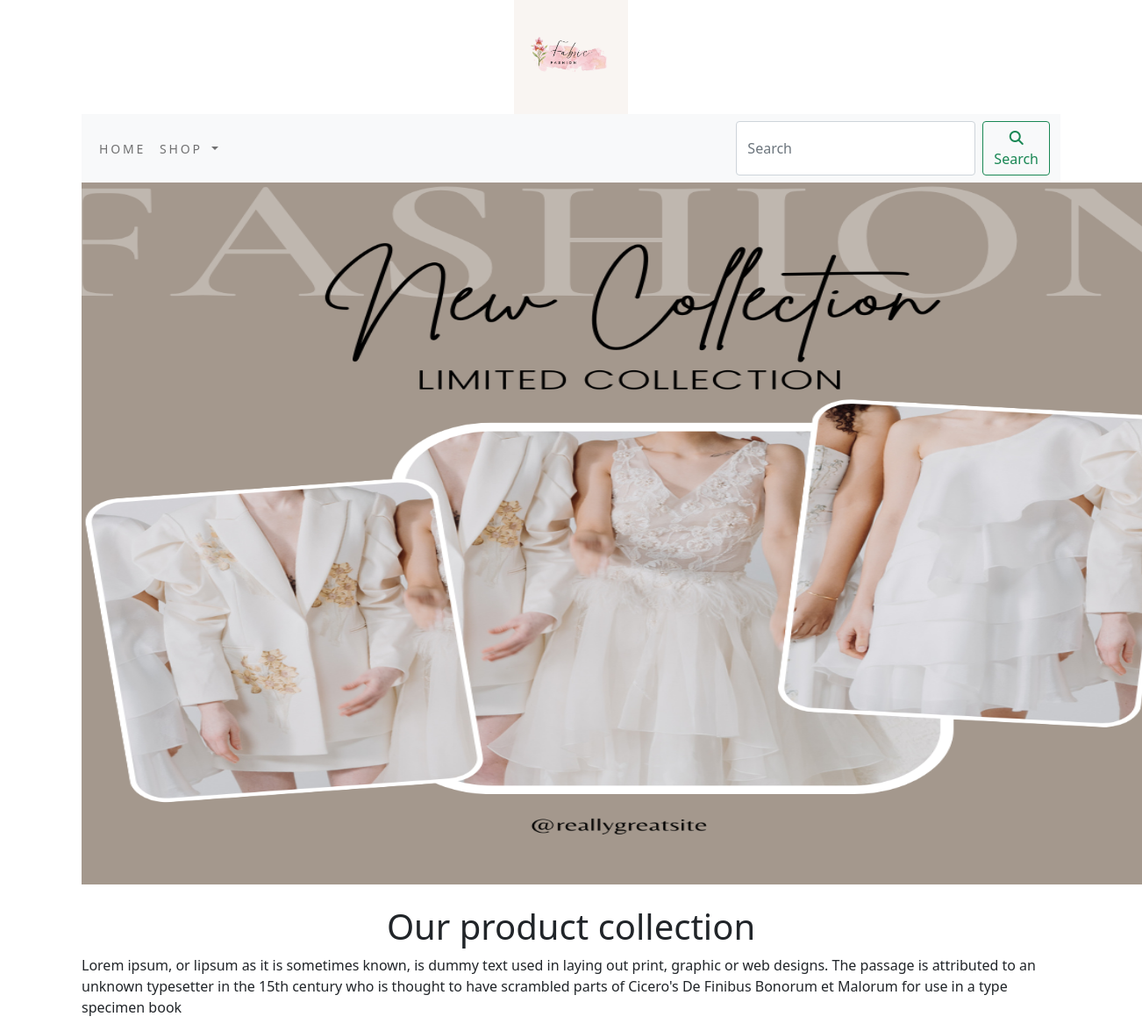
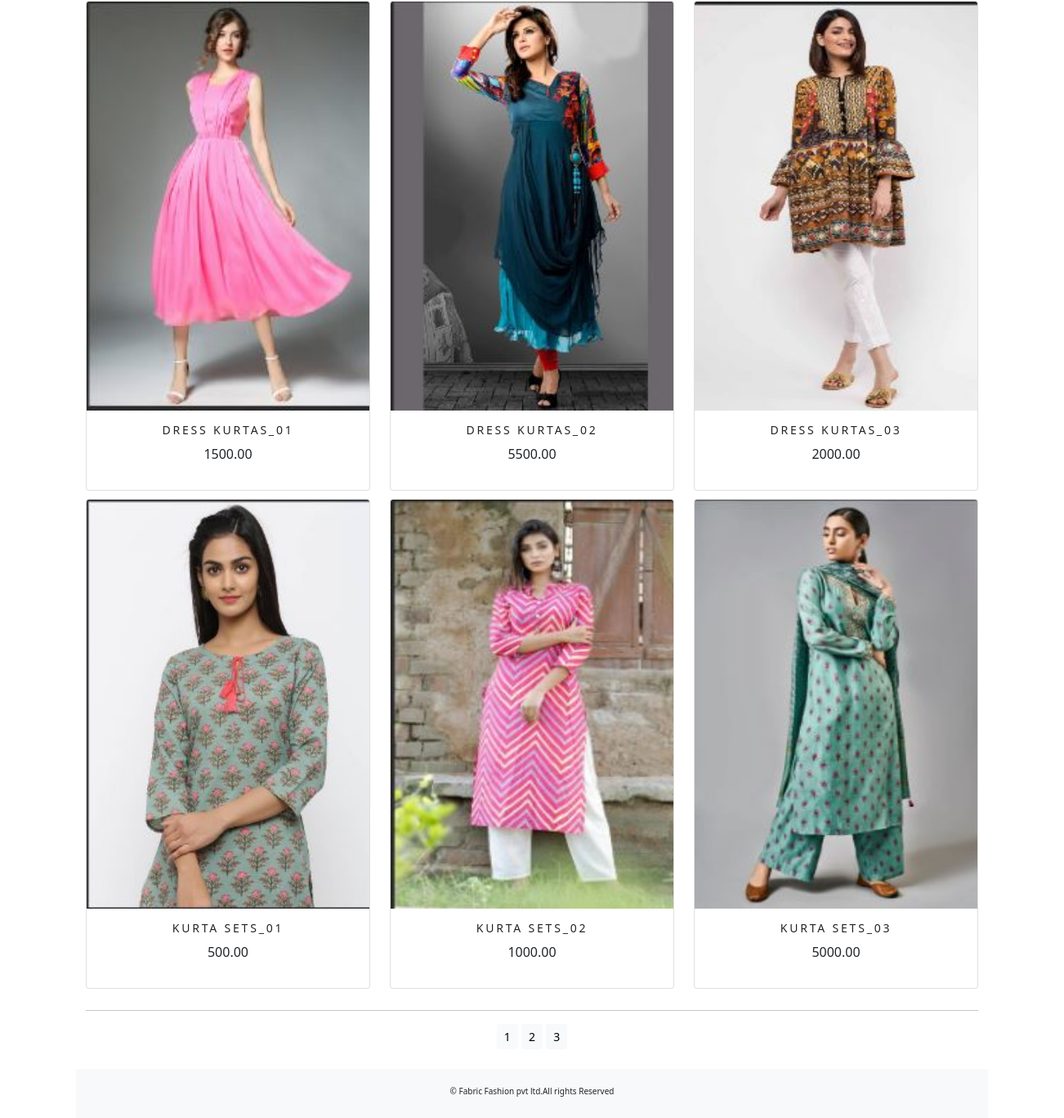
The app's page /shop/ with its own data (2 pictures, top to bottom).
### shop/models.py (models this page shows, shortened)
class Product(models.Model):
    name = models.CharField(max_length=250, unique=True)
    description = models.TextField(blank=True)
    slug = models.SlugField(max_length=250, unique=True)
    price = models.DecimalField(max_digits=10, decimal_places=2)
    category = models.ForeignKey(Category, on_delete=models.CASCADE)
    image = models.ImageField(upload_to='product', blank=True)
    stock = models.IntegerField()
    available = models.BooleanField(default=True)
    created = models.DateTimeField(auto_now_add=True)
    updated = models.DateTimeField(auto_now_add=True)
    def get_url(self):
        return reverse('shop:prodCatdetail', args=[self.category.slug, self.slug])
    class Meta:
        ordering = ('name',)
        verbose_name = 'product'
        verbose_name_plural = 'products'

### shop/views.py (the view)
# urls.py: path('', views.allProdCat, name='allProdCat'),
def allProdCat(request, c_slug=None):
    c_page = None
    products_list = None
    if c_slug != None:
        c_page = get_object_or_404(Category, slug=c_slug)
        products_list = Product.objects.all().filter(category=c_page, available=True)
    else:
        products_list = Product.objects.all().filter(available=True)
    paginator = Paginator(products_list, 6)
    try:
        page = int(request.GET.get('page', '1'))
    except:
        page = 1
    try:
        products = paginator.page(page)
    except (EmptyPage, InvalidPage):
        products = paginator.page(paginator.num_pages)
    return render(request, 'category.html', {'category': c_page, 'products': products})

### cart/context_processors.py (called while the page is built)
def counter(request):
    item_count=0
    if 'admin' in request.path:
        return {}
    else:
        try:
            cart=Cart.objects.filter(cart_id=_cart_id(request))
            car_items=CartItem.objects.all().filter(cart=cart[:1])
            for cart_item in car_items:
                item_count += cart_item.quantity
        except Cart.DoesNotExist:
            item_count=0
    return dict(item_count=item_count)

### cart/views.py (called while the page is built)
def _cart_id(request):
    cart = request.session.session_key
    if not cart:
        cart = request.session.create()
    return cart

### shop/context_processors.py (called while the page is built)
def menu_links(request):
    links = Category.objects.all()
    return dict(links=links)

### shop/models.py (called while the page is built)
    def get_url(self):
        return reverse('shop:products_by_category', args=[self.slug])

### templates/category.html (shortened to what this page needs)
{% extends 'base.html'%}
{% load static %}
{% block content %}
<div class="mx-auto" >
    {% if category %}
    <img class="my_image" src="{{category.image.url}}" alt="{{category.name}}" width="1250" px>
</div>
<br>
<div>
    <h1 class="text-center my_title" > {{category.name}} </h1>
    <p class="text-justify" >{{category.description}}</p>
</div>
     {% else %}
<div>
<img class="my_image my_image_padding" src="{% static 'img/new_banner.png'%}" alt="our products" width="1250 px;" vertical-align: middle; height="800px;">
</div>
<br>
<div>
    <h1 class="text-center my_title"> Our product collection</h1>
    <p class="text-justify">Lorem ipsum, or lipsum as it is sometimes known, is dummy text used in laying out print, graphic or web designs. The passage is attributed to an unknown typesetter in the 15th century who is thought to have scrambled parts of Cicero's De Finibus Bonorum et Malorum for use in a type specimen book</p>
</div>
    {% endif %}
<div class="container">
    <div class="row mx_auto">
        {% for product in products.object_list %}
        <div class="my_bottom_margin col-9 col-sm-12 col-md-4  col-lg-4  ">
            <div class="card text-center" style="min-width : 18rem">
                <a href="{{product.get_url}}"><img class="card-img-top my_img" src="{{product.image.url}}" width="100 px;" height="500 px;" alt="{{product.name}}"> </a>
            <div class="card-body">
                <h4>{{product.name}}</h4>
                <p>{{product.price}}</p>
            </div>
            </div>
        </div>
        {% endfor %}
    </div>
    <div class="mx_auto">
        {% if products.paginator.num_pages > 1   %}
        <hr>
        <div class="text-center">
            {% for pg in products.paginator.page_range %}
                <a href="?page={{pg}}" class="btn btn-light btn-sm {% if products.number == pg %} active {% endif %}" >{{pg}}</a>
            {% endfor %}
        </div>
        {% endif %}
    </div>
    <br>
</div>
    {% endblock %}

### templates/base.html (shortened to what this page needs)
{% load static %}
<!DOCTYPE html>
<html lang="en">
<head>
     <link rel="stylesheet" href="{% static 'css/custom.css' %}">
      <link href="{% static 'css/bootstrap.min.css' %}" rel="stylesheet">
</head>
<body>
<div class="container">
{% include 'header.html' %}
{% include 'nav.html' %}
{% block content %}
{% endblock %}
</div>
{% include 'footer.html' %}
</body>
<body>
</body>
</html>

### templates/header.html
{% load static %}
<header>
  <center>
    <a href="{% url 'shop:allProdCat' %}"> </a> <img src="{% static 'img/newlogo.png'%}" alt="logimage" width="130px;" height="130px;">
  </center>
</header>

### templates/nav.html (shortened to what this page needs)
<nav class="navbar navbar-expand-lg navbar-light bg-light">
  <div class="container-fluid">
    <div class="collapse navbar-collapse" id="navbarSupportedContent">
      <ul class="navbar-nav me-auto mb-2 mb-lg-0">
        <li class="nav-item">
          <a class="nav-link" href="{% url 'shop:allProdCat' %}">Home</a>
        </li>
        <li class="nav-item dropdown {% if 'shop' in request.path %} active {% endif %}">
          <a class="nav-link dropdown-toggle" href="#" id="navbarDropdown" role="button" data-bs-toggle="dropdown" aria-expanded="false">
            Shop
          </a>
        </li>
      </ul>
      <form class="d-flex" action="{% url 'search_app:SearchResult' %}" method="get">
        <input class="form-control me-2" type="search" placeholder="Search" name="q" aria-label="Search">
        <button class="btn btn-outline-success" type="submit"><i class="fa-solid fa-magnifying-glass"></i>Search</button>
      </form>
    </div>
  </div>
</nav>

### templates/footer.html
<div class="footer navbar-fixed-bottom my_footer">
  <p class="text-center"> &copy; Fabric Fashion pvt ltd.All rights Reserved</p>
</div>

### static/css/custom.css (style rules this page uses)
body { font-family: 'Roboto', sans-serif; }
.nav-item { letter-spacing : .2em; font-size : 14px; text-transform : uppercase; }
.my_footer { background-color:#f8f9fa; height : 60px; }
.my_footer p { padding-top: 20px; font-size : 10px; }
.my_bottom_margin { margin-bottom :10px; }
.card-body h4 { font-size: 14px; text-transform : uppercase; letter-spacing : .2em }

### records on screen
Product: image (picture), name "DRESS KURTAS_01", price "1500.00"
Product: image (picture), name "DRESS KURTAS_02", price "5500.00"
Product: image (picture), name "DRESS KURTAS_03", price "2000.00"
Product: image (picture), name "KURTA SETS_01", price "500.00"
Product: image (picture), name "KURTA SETS_02", price "1000.00"
Product: image (picture), name "KURTA SETS_03", price "5000.00"

### other values on screen
{{ pg }} "1" "2" "3"
